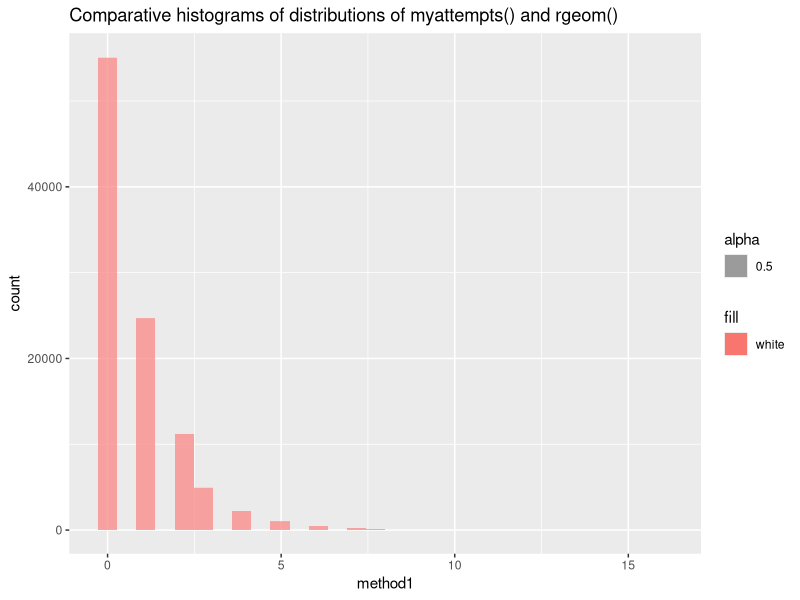
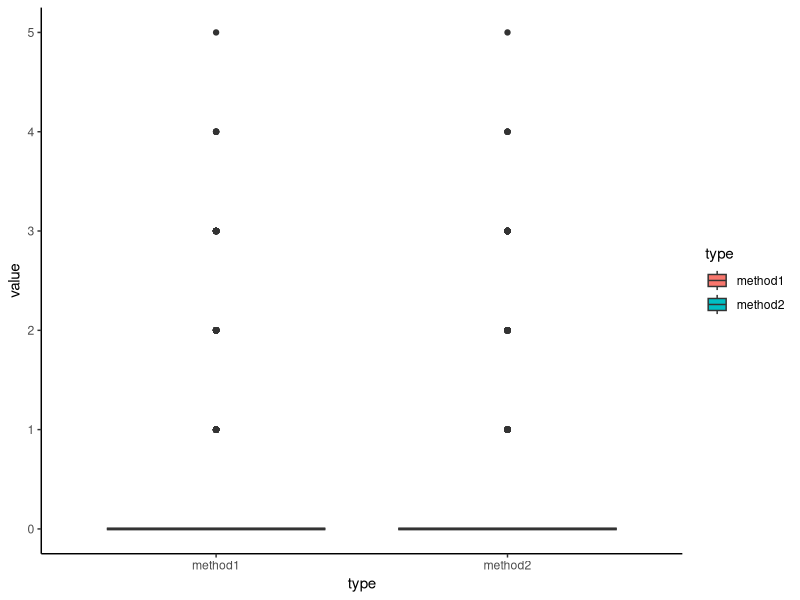
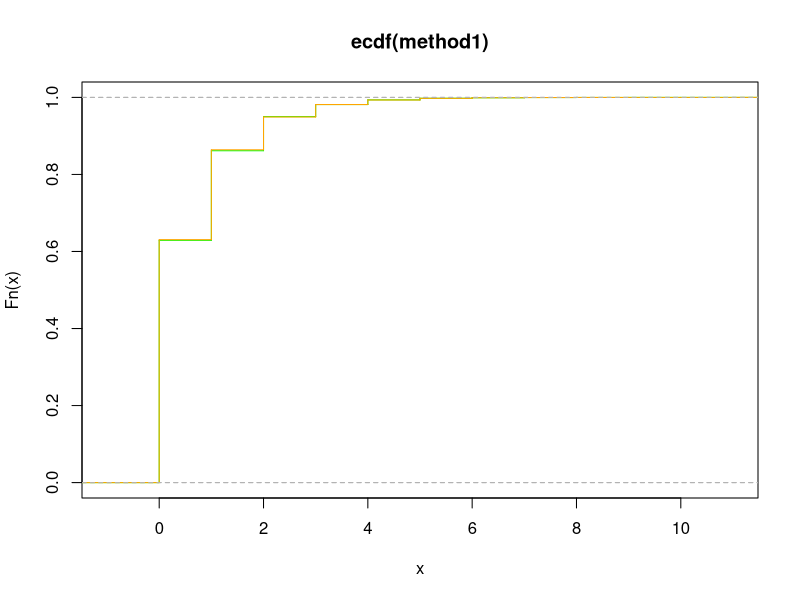
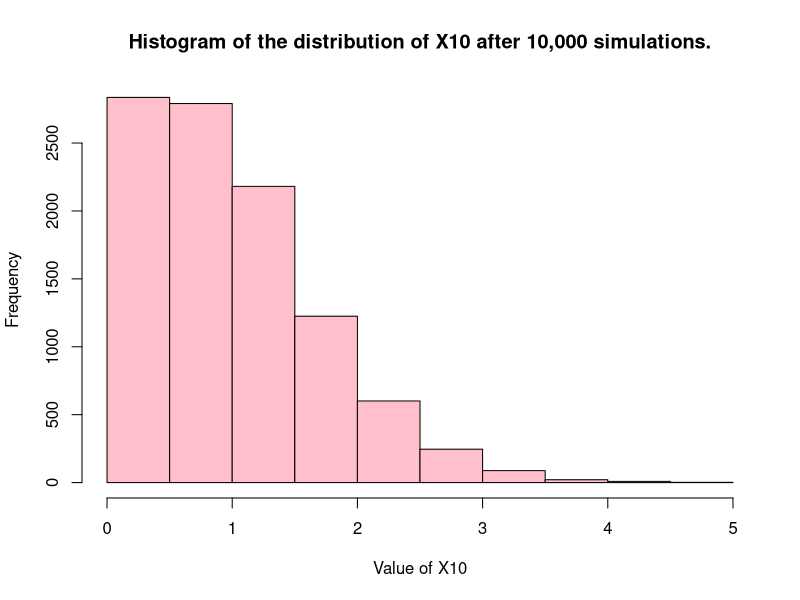
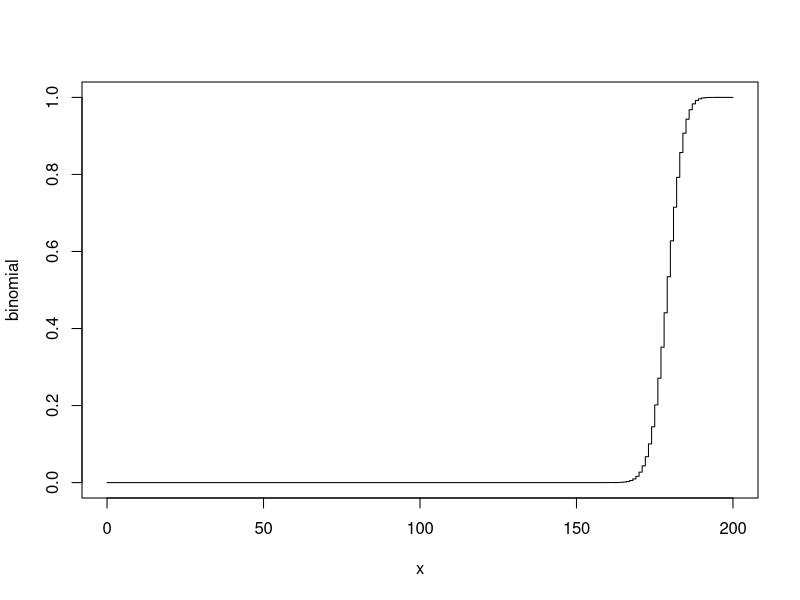
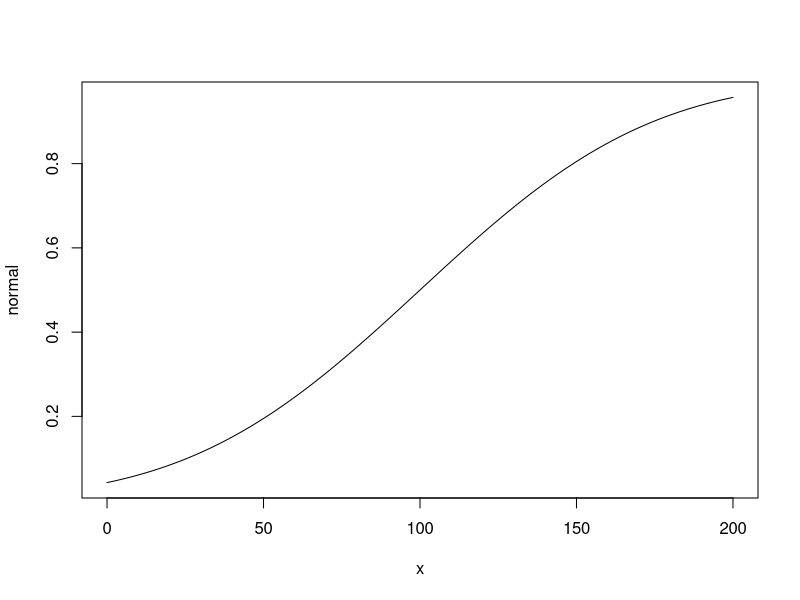
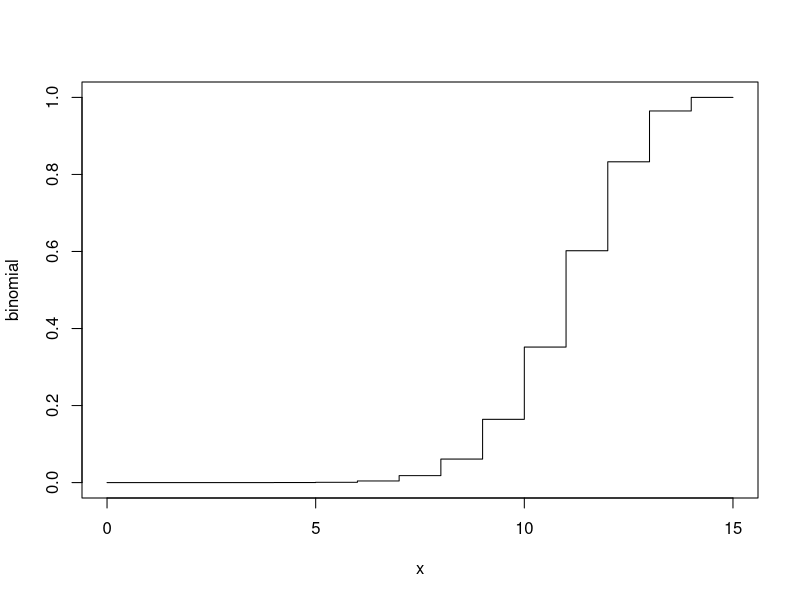
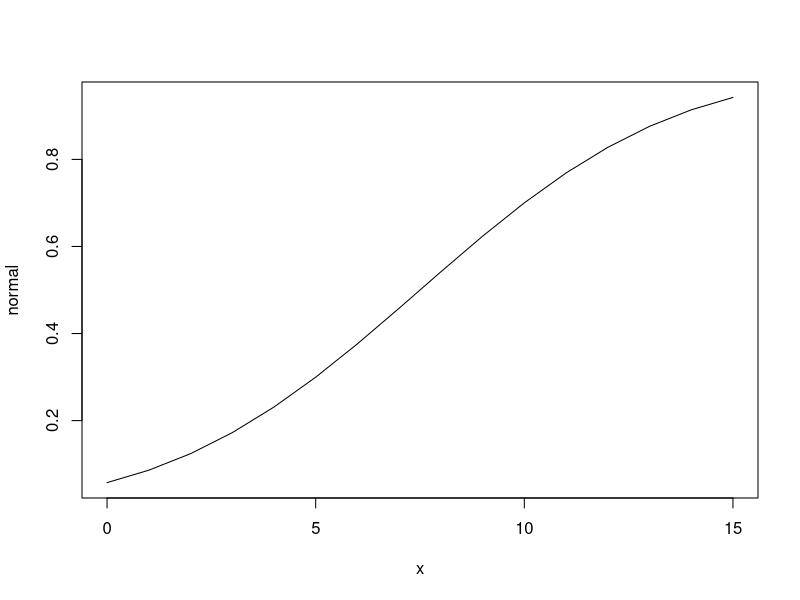

Here is the R script that generated these plots, in order:
## ---- chunk 1
set.seed(225)

library(tidyverse)
library(ggplot2)
library(stats)
library(nortest)
## ---- chunk 2
## Random variable defined by counting the number of failures until the first succcess

# myattempts(p)
mytoss = function(p){
  u <- runif(1)
  x <- as.numeric(u < p)
  return(x)
}

myattempts = function(p) { counter <- 0
while (mytoss(p) == 0) { counter <- counter + 1 }
return(counter) }
## ---- chunk 3
p = 0.28

method1 = replicate(100000, myattempts(p))
method2 = replicate(100000, rgeom(1,p))

# compute statistics for each
summary_stats1 <- summary(method1)
summary_stats2 <- summary(method2)

# Compute standard deviation for each
standard_dev1 <- sd(method1)
standard_dev2 <- sd(method2)

# Print
cat("The mean of the random variable defined by myattempt(0.28) is: ", summary_stats1[4], ", its median is: ", summary_stats1[3], ", its maximum is: ", summary_stats1[6], ", and its standard deviation is: ", standard_dev1, ".")
cat("The mean of the random variable defined by rgeom(1,0.28) is: ", summary_stats2[4], ", its median is: ", summary_stats2[3], ", its maximum is: ", summary_stats2[6], ", and its standard deviation is: ", standard_dev2, ".")
## ---- chunk 4
p = 0.55

method1 = replicate(100000, myattempts(p))
method2 = replicate(100000, rgeom(1,p))

# convert into dataframes in order to plot
df1 <- as.data.frame(method1)
df2 <- as.data.frame(method2)

# plot both the distributions as histograms on the same plot
ggplot(df1, aes(x=method1)) + 
  geom_histogram(bindwidth = 1, alpha=0.5, fill = "pink") +
  geom_histogram(data = df2, aes(x = method2, bindwidth = 1, alpha = 0.5, fill = "white")) +
  labs(title = "Comparative histograms of distributions of myattempts() and rgeom()")
## ---- chunk 5
p = 0.91

method1 = replicate(100000, myattempts(p))
method2 = replicate(100000, rgeom(1,p))

# convert into dataframes in order to plot
df1 <- as.data.frame(method1)
df2 <- as.data.frame(method2)

head(df1)
head(df2)

# combine dataframes and gather them
df_big = cbind(df1, df2)
df_big <- gather(df_big, "type", "value", 1:2)

head(df_big)

# plot side-by-side box plots
ggplot(df_big, aes(x= type, y= value, fill=type)) +
  geom_boxplot() +
  theme_classic()
## ---- chunk 6
p = 0.63

method1 = replicate(100000, myattempts(p))
method2 = replicate(100000, rgeom(1,p))

# plot two empirical distribution functions in the same plot
require(graphics)
plot(ecdf(method1), verticals = TRUE, do.points = FALSE, col = 'green')
plot(ecdf(method2), verticals = TRUE, do.points = FALSE, add = TRUE, col = 'orange')
## ---- chunk 7
# Draw a uniformly distributed random number X1 from the interval (0,1)
number_generator <- function() {
  X1 = runif(1, min = 0, max = 1)
  X2 = runif(1, min = 0, max = 1 + X1)
  X3 = runif(1, min = 0, max = 1 + X2)
  X4 = runif(1, min = 0, max = 1 + X3)
  X5 = runif(1, min = 0, max = 1 + X4)
  X6 = runif(1, min = 0, max = 1 + X5)
  X7 = runif(1, min = 0, max = 1 + X6)
  X8 = runif(1, min = 0, max = 1 + X7)
  X9 = runif(1, min = 0, max = 1 + X8)
  X10 = runif(1, min = 0, max = 1 + X9)
  
  return(X10)
}

# Use a monte carlo simulation to give an approximate answer to: What is the mean value of X10?
# Run 10,000 times
runs <- 10000
simulations <- replicate(runs, number_generator())

mean_X10 <- print(mean(simulations))
cat("Using a Monte Carlo Simulation that runs 10,000 times we find that the mean value of X10 is: ", mean_X10)

# Use a histogram to identify the distribution of X10
hist(simulations, freq = TRUE, col = "pink", main = "Histogram of the distribution of X10 after 10,000 simulations.", 
     xlab = "Value of X10", ylab = "Frequency")

## ---- chunk 8
shape = 2.5
scale = 5
x = 10

# Use gamma distribution --> cumulative distribution for X <= 10
prob1 = pgamma(x, shape, scale, lower.tail = TRUE)
cat("The probability that random variable X - which is distributed via the Gamma distribution - is less than or equal to 10 equals: " , prob1)
## ---- chunk 9
# Prob(X > 5) = 1 - Prob(X <= 4)
shape = 2.5
scale = 5
x = 4

# Use gamma distribution --> cumulative distribution for 1 - X <= 4
prob1 = pgamma(x, shape, scale, lower.tail = FALSE)
cat("The probability that random variable X - which is distributed via the Gamma distribution - is greater than 5 equals: " , prob1)
## ---- chunk 10
shape = 2.5
scale = 5
x1 = 9
x2 = 8
# P(X < 9) & P(X > 7) = P(X < 9) - (1 - P(X < 8))

# Use gamma distribution
prob1 = pgamma(x1, shape, scale) - (1 - pgamma(x2, shape, scale))
cat("The probability that random variable X - which is distributed via the Gamma distribution - is between 7 and 9 equals: " , prob1)
## ---- chunk 11
# Use quantile distribution
p <- 0.95

z = qgamma(p, shape, scale)

cat("Value z such that P(X < z) = 0.95 is: ", z)

# Double check that it worked
#pgamma(1.10705, shape, scale)
## ---- chunk 12
x = 0:200
n = 200
p = 0.9
mean = mean(x)
sd = sd(x)

binomial <- pbinom(x, size = n, prob = p)
normal <- pnorm(x, mean, sd)

plot(x, binomial, type = "S")
plot(x, normal, type = "l")
## ---- chunk 13
x = 0:15
n = 15
p = 0.8 
# np = 12, n(1-p) = 3
mean = mean(x)
sd = sd(x)

binomial <- pbinom(x, size = n, prob = p)
normal <- pnorm(x, mean, sd)

plot(x, binomial, type = "S")
plot(x, normal, type = "l")
## ---- chunk 14
x = 0:10
n = 10
p = 0.8 
# np = 8, n(1-p) = 2
mean = mean(x)
sd = sd(x)

binomial <- pbinom(x, size = n, prob = p)
normal <- pnorm(x, mean, sd)

plot(x, binomial, type = "S")
plot(x, normal, type = "l")
## ---- chunk 15
# sample size of 10
sample10 <- rnorm(10)
qqnorm(sample10)
## ---- chunk 16
# sample size of 20
sample20 <- rnorm(20)
qqnorm(sample20)
## ---- chunk 17
# sample size of 40
sample40 <- rnorm(40)
qqnorm(sample40)
## ---- chunk 18
# sample size of 100
sample100 <- rnorm(100)
qqnorm(sample100)
## ---- chunk 19
# sample size of 400
sample400 <- rnorm(400)
qqnorm(sample400)
## ---- chunk 20
### X has a continuous distribution
### f(x) = pdf
### F(X) = cdf --> cumulative distribution function
### U = F(X) has a uniform U(0,1) distribution

# Generate random sample - normally distributed
X = rnorm(100)

# plugging it into cdf
CDF_F= ecdf(X)

# sort data
U = CDF_F(sort(X))

# plot U
plot(U, main = "Distribution of U = F(X) of normally distributed random variable X")

# Check with Kolmogorov-Smirnov Test
ks.test(U, "punif")

#################
# Alternative code I was working with that may also be correct:
# X = rnorm(100)
#U = pnorm(X, mean = 0, sd = 1)
#y = seq(-10, 9.8, by = 0.2)
#plot(y, U,  type = "l", main = "CDF of the Normal Distribution")
## ---- chunk 21
# Generate ranom varible - Exponentially distributed
X = rexp(100)

# plugging it into cdf F
CDF_F = ecdf(X)

# sort data
U = CDF_F(sort(X))

# plot U
plot(U, main = "Distribution of U = F(X) of exponentially distributed random variable X")


## Again, the alternative I was playing with that uses pexp instead
#X = rexp(100)
# U = pexp(X)
# y = seq(0,99, by = 1)
#plot(X, U,  main = "CDF of the Exponential Distribution")
## ---- chunk 22
# Generate ranom varible - Gamma distributed
X = rgamma(100, shape = 2.5, scale = 5)

# plugging it into cdf F
CDF_F = ecdf(X)

# sort data
U = CDF_F(sort(X))

# plot U
plot(U, main = "Distribution of U = F(X) of Gamma distributed random variable X")


## Again, the alternative solution I was playing with
#X = rgamma(100, shape = 2.5, scale = 5)
# U = pgamma(X, shape = 2.5, scale = 5)
# y = seq(from = 0, to = 99, by = 1)
# plot(x, U,  main = "CDF of the Gamma Distribution")
## ---- chunk 23
# Generate X1 and X2
N = 10000
X1 = rexp(N)
X2 = rexp(N)

# Sum X1 and X2
X = X1 + X2

# Use qqnorm plots to determine an appropriate value of alpha
plot(qqnorm(X))

# Now use a loop to test for alphas that would make a normally distributed X^a
suitable = FALSE
i = 1

while (suitable == FALSE) {
  test_X = X^i
  # Run Adnerson test
  result = ad.test(rnorm(test_X))
  
  if (result [2] > 0.05) {
    suitable = TRUE
    print("An approximate value for alpha is: ")
    print(i)
  }
  else {
    i = i + 1
  }
}
